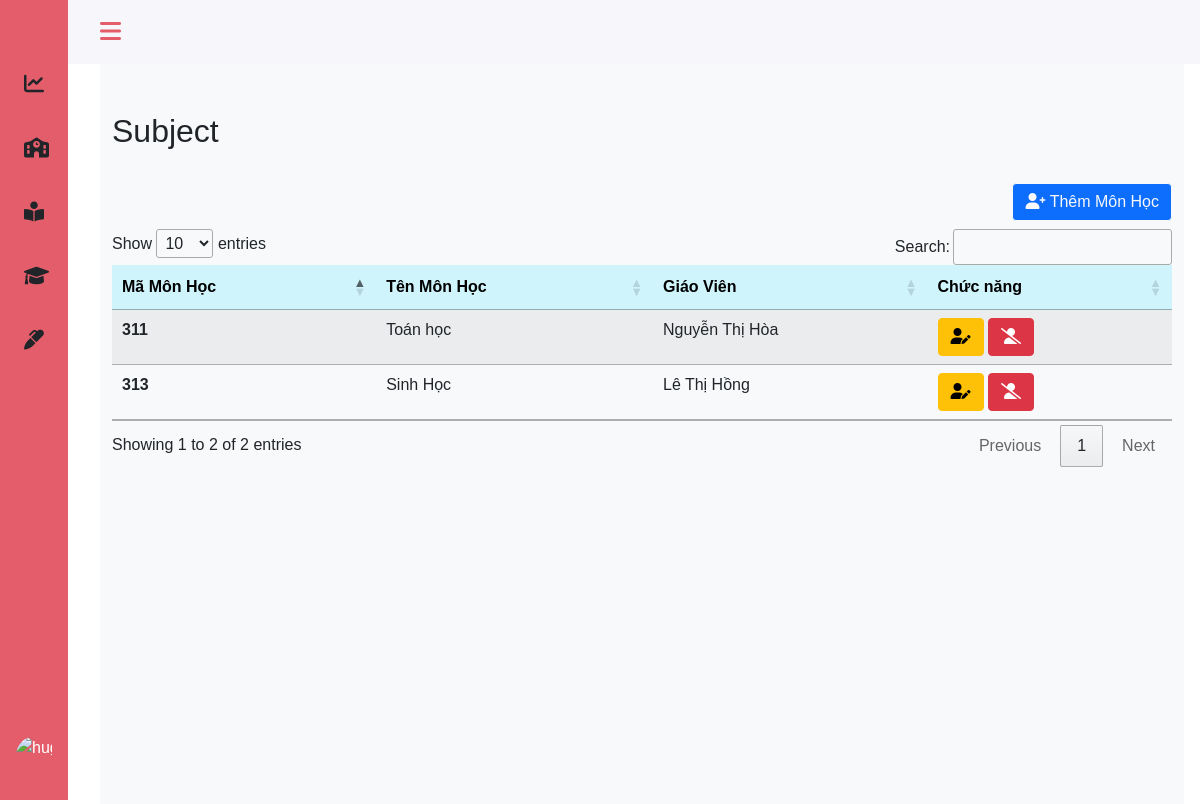
The page /admin/subject.php on the database as committed earlier.
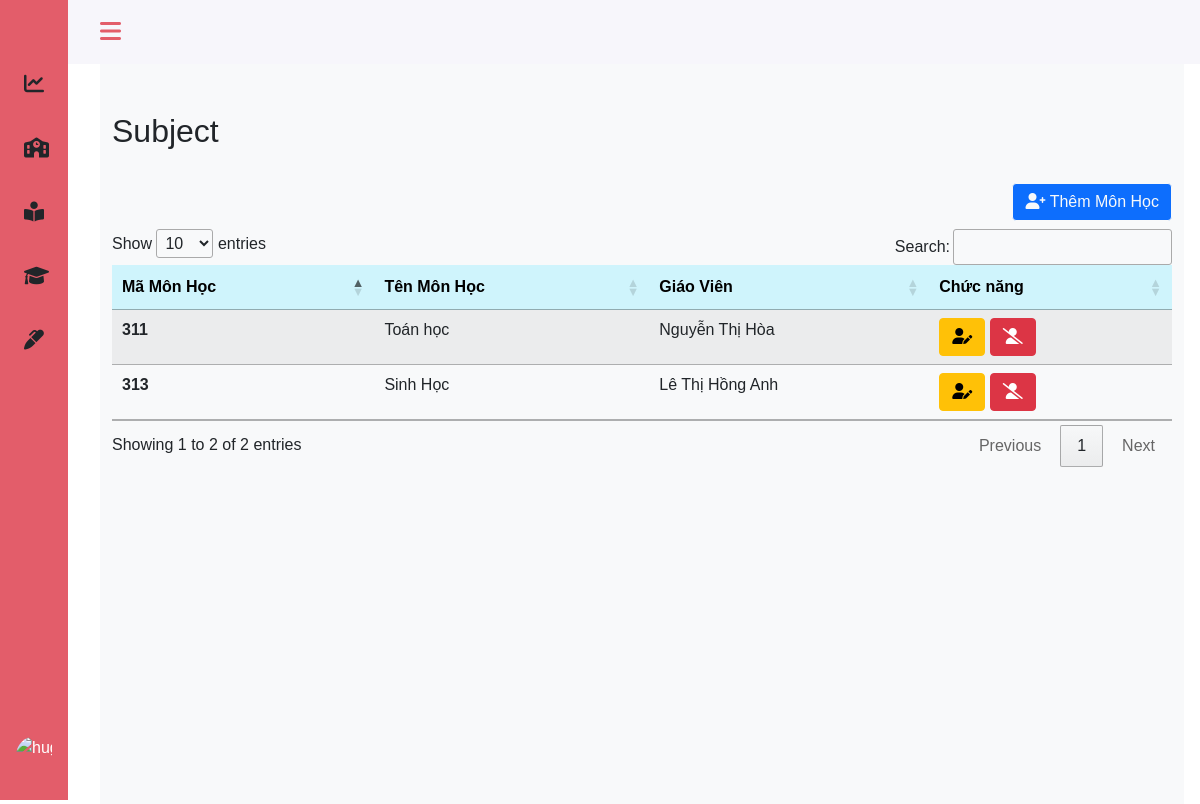
The same page on the database as committed later.
### tables this page shows
CREATE TABLE `teachers` (
  `teach_id` int(10) NOT NULL,
  `teach_name` varchar(30) NOT NULL,
  `teach_email` varchar(100) DEFAULT NULL,
  `teach_phone` tinytext NOT NULL,
  `teach_address` varchar(20) NOT NULL,
  `teach_gender` varchar(10) DEFAULT NULL,
  `teach_birth` date DEFAULT NULL,
  `sb_id` int(11) NOT NULL
);

CREATE TABLE `subjects` (
  `sb_id` int(10) NOT NULL,
  `sb_name` varchar(30) NOT NULL
);

### admin/subject.php (the view, shortened to what this page needs)
<?php
include 'headerad.php';
?>
<main>
    <div class="height-100 bg-light">
        <div class="col py-3  ">
            <div class="container ">
                <div class="row mt-3 pt-3 border-bottom border-light">
                    <div class="col-md-6">
                        <h2>Subject</h2>
                    </div>
                </div>
            </div>
            <div class="container-fluid py-3" style="width:100% ; overflow: auto; height: auto;">
                <div class="row">
                    <div class="float-end py-2">
                        <a href="" class="btn btn-md btn-outline-light btn-primary float-end">
                            <i class="fas fa-user-plus"></i> Thêm Môn Học
                        </a>
                    </div>
                </div>
                <table class="table table-hover table-striped " id="example">
                    <thead>
                        <tr class="table-info">
                            <th scope="col">Mã Môn Học</th>
                            <th scope="col">Tên Môn Học</th>
                            <th scope="col">Giáo Viên</th>
                            <th scope="col">Chức năng</th>
                        </tr>
                    </thead>
                    <tbody>
                        <?php
                        include '../config.php';
                        $sql = "SELECT  sb.sb_id, sb.sb_name, t.teach_name FROM subjects sb, teachers t
                            WHERE sb.sb_id = t.sb_id";
                        $result = mysqli_query($conn, $sql);
                        if (mysqli_num_rows($result) > 0) {
                            while ($row = mysqli_fetch_assoc($result)) {
                        ?>
                                <tr>
                                    <th scope="row"><?php echo $row['sb_id']; ?> </th>
                                    <td><?php echo $row['sb_name']; ?></td>
                                    <td><?php echo $row['teach_name']; ?></td>
                                    <td>
                                        <a class="btn btn-warning" href=""><i class="fas fa-user-edit"></i></a>
                                        <a class="btn btn-danger" href=""><i class="fas fa-user-slash"></i></a>
                                    </td>
                                </tr>
                        <?php
                            }
                        }
                        ?>
                    </tbody>
                </table>
            </div>
        </div>
    </div>
</main>
<?php
include 'footerad.php';
?>

Rows that differ between the two databases and show on the page:
changed teachers "Sinh Học": teach_name "Lê Thị Hồng" → "Lê Thị Hồng Anh"
